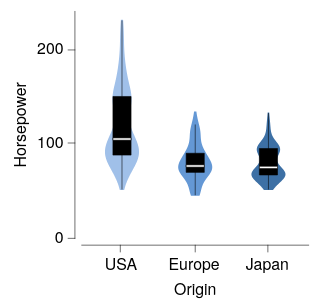

The Vega-Lite source for this figure:
### Vega-Lite specification from a JSON file in a GitHub repository (floating-point values rounded to 4 significant figures; data arrays with more than 128 entries replaced by an {"elided": "..."} marker saying what was removed)
{"background": "white", "config": {"arc": {"fill": "black", "fillOpacity": 1.0, "innerRadius": 25.0, "padAngle": 0.03, "stroke": "black", "strokeOpacity": 1, "strokeWidth": 0.25}, "area": {"fill": "black", "fillOpacity": 1.0, "stroke": "black", "strokeOpacity": 1, "strokeWidth": 0.25}, "axis": {"domain": true, "domainCap": "round", "domainColor": "black", "domainWidth": 0.25, "grid": false, "gridCap": "round", "gridColor": "#F1F1F1", "gridDash": [0, 0], "gridOpacity": 1.0, "gridWidth": 0.25, "labelColor": "black", "labelFont": "HelveticaNeue", "labelFontSize": 7, "labelFontStyle": "normal", "labelFontWeight": 400, "offset": 3, "ticks": true, "tickCap": "round", "tickColor": "black", "tickSize": 3, "tickWidth": 0.25, "titleColor": "black", "titleFont": "HelveticaNeue", "titleFontSize": 7, "titleFontStyle": "normal", "titleFontWeight": 400}, "axisX": {"domain": true, "labelAlign": "center", "labelAngle": 0, "labels": true, "ticks": true, "translate": 0}, "axisY": {"domain": true, "labelAlign": "right", "labelAngle": 0, "labels": true, "ticks": true, "translate": 0}, "axisRight": {"domain": true, "labelAlign": "left", "labelAngle": 0, "labels": true, "ticks": true, "translate": 0}, "axisTop": {"domain": true, "labelAlign": "center", "labelAngle": 0, "labels": true, "ticks": true, "translate": 0}, "bar": {"fill": "black", "fillOpacity": 1.0, "stroke": "black", "strokeOpacity": 1, "strokeWidth": 0.25}, "boxplot": {"size": 8.0, "ticks": {"cornerRadius": 0.25, "fill": "black", "size": 6.0, "thickness": 0.25}, "box": {"fillOpacity": 1.0, "stroke": "black", "strokeOpacity": 1, "strokeWidth": 0.25}, "median": {"fill": "white", "fillOpacity": 1.0, "size": 8.0, "stroke": "black", "strokeOpacity": 1, "strokeWidth": 0.25}, "rule": {"fill": "black", "fillOpacity": 1.0, "size": 10.0, "stroke": "black", "strokeDash": [0, 0], "strokeOpacity": 1, "strokeWidth": 0.25}, "outliers": {"color": "black", "fill": "black", "fillOpacity": 1.0, "size": 0, "stroke": "black", "strokeOpacity": 1, "strokeWidth": 0.25}}, "circle": {"fill": "white", "fillOpacity": 1.0, "size": 2.5, "stroke": "black", "strokeOpacity": 1, "strokeWidth": 0.25}, "errorband": {"band": {"fillOpacity": 0.6, "stroke": null, "strokeWidth": 0.25, "strokeOpacity": 1}, "borders": {"opacity": 0, "strokeOpacity": 0.25, "strokeWidth": 1}}, "errorbar": {"opacity": 1, "rule": {"strokeDash": [0, 0], "strokeWidth": 0.5}, "ticks": {"color": "black", "cornerRadius": 0.25, "opacity": 1, "size": 6.0, "thickness": 0.5}, "thickness": 0.5}, "font": "HelveticaNeue", "geoshape": {"fill": "black", "fillOpacity": 1.0, "stroke": "black", "strokeOpacity": 1, "strokeWidth": 0.25}, "header": {"labelColor": "black", "labelFont": "HelveticaNeue", "labelFontSize": 7, "labelFontStyle": "normal", "labelFontWeight": 400, "titleColor": "black", "titleFont": "HelveticaNeue", "titleFontSize": 7, "titleFontStyle": "normal", "titleFontWeight": 400, "titlePadding": 0}, "legend": {"disable": false, "offset": 3, "gradientLength": 50.0, "gradientThickness": 5.0, "gradientOpacity": 1.0, "gradientStrokeColor": "black", "gradientStrokeWidth": 0.25, "labelColor": "black", "labelFont": "HelveticaNeue", "labelFontSize": 7, "labelFontStyle": "normal", "labelFontWeight": 400, "strokeColor": "black", "strokeWidth": 0, "symbolSize": 42, "symbolStrokeColor": "black", "symbolStrokeWidth": 0.25, "titleColor": "black", "titleFont": "HelveticaNeue", "titleFontSize": 7, "titleFontStyle": "normal", "titleFontWeight": 400}, "line": {"color": "black", "stroke": "black", "strokeCap": "round", "strokeDash": [0, 0], "strokeOpacity": 1, "strokeWidth": 0.375}, "point": {"filled": true, "fill": "black", "fillOpacity": 1.0, "size": 5.0, "stroke": "black", "strokeOpacity": 1, "strokeWidth": 0.25}, "range": {"category": {"scheme": ["#DFE9F7", "#ADC8EC", "#7AA8E0", "#4D87CA", "#386898", "#264A69"]}, "diverging": {"scheme": ["#BC4A5A", "#C96872", "#D4858B", "#DFA1A5", "#E8BDBF", "#F0DADA", "#F6F6F6", "#D7E0EB", "#B9CBE0", "#9BB6D5", "#7DA1C9", "#5F8CBD", "#4177B1"]}, "heatmap": {"scheme": ["#DFE9F7", "#C6D9F1", "#ADC8EC", "#94B8E6", "#7AA8E0", "#6097DA", "#4D87CA", "#4177B1", "#386898", "#2F597F", "#264A69", "#1D3A58"]}, "ordinal": {"scheme": ["#DFE9F7", "#C6D9F1", "#ADC8EC", "#94B8E6", "#7AA8E0", "#6097DA", "#4D87CA", "#4177B1", "#386898", "#2F597F", "#264A69", "#1D3A58"]}, "ramp": {"scheme": ["#DFE9F7", "#C6D9F1", "#ADC8EC", "#94B8E6", "#7AA8E0", "#6097DA", "#4D87CA", "#4177B1", "#386898", "#2F597F", "#264A69", "#1D3A58"]}}, "rule": {"color": "black", "stroke": "black", "strokeCap": "round", "strokeDash": [2, 2], "strokeOpacity": 1, "strokeWidth": 0.25}, "scale": {"bandPaddingInner": 0.1, "bandPaddingOuter": 0.1, "round": false}, "rect": {"fill": "black", "fillOpacity": 1.0, "stroke": "black", "strokeOpacity": 1, "strokeWidth": 0.25}, "square": {"fill": "black", "fillOpacity": 1.0, "size": 10.0, "stroke": "black", "strokeOpacity": 1, "strokeWidth": 0.25}, "text": {"color": "black", "font": "HelveticaNeue", "fontSize": 7, "fontStyle": "normal", "fontWeight": 400}, "title": {"anchor": "middle", "frame": "group", "color": "black", "font": "HelveticaNeue", "fontSize": 7, "fontStyle": "normal", "fontWeight": 400, "subtitleColor": "black", "subtitleFont": "HelveticaNeue", "subtitleFontSize": "HelveticaNeue", "subtitleFontStyle": "normal", "subtitleFontWeight": 400}, "view": {"continuousWidth": 100, "continuousHeight": 100, "discreteWidth": 100, "discreteHeight": 100, "fill": null, "stroke": null, "strokeWidth": 0.25}}, "layer": [{"data": {"name": "data-bac42fef74f4f40dd854147423e8be6e"}, "mark": {"type": "line", "fillOpacity": 1.0, "filled": true, "strokeOpacity": 0, "strokeWidth": 0.25}, "encoding": {"color": {"field": "__group", "legend": null, "sort": ["USA", "Europe", "Japan"], "title": null, "type": "nominal"}, "order": {"field": "__order", "type": "quantitative"}, "x": {"axis": null, "field": "__x", "scale": {"domain": [0, 100]}, "type": "quantitative"}, "y": {"field": "__y", "title": "Horsepower", "type": "quantitative"}}}, {"data": {"name": "data-7285c4e2e195e5a75737a34913199f5f"}, "mark": {"type": "boxplot", "color": "black", "rule": {"stroke": "black"}, "ticks": false}, "encoding": {"x": {"axis": {}, "field": "Origin", "sort": ["USA", "Europe", "Japan"], "title": "Origin", "type": "nominal"}, "y": {"field": "Horsepower", "title": "Horsepower", "type": "quantitative"}}}], "resolve": {"axis": {"x": "independent"}}, "$schema": "https://vega.github.io/schema/vega-lite/v6.4.1.json", "datasets": {"data-bac42fef74f4f40dd854147423e8be6e": {"elided": "1200 records"}, "data-7285c4e2e195e5a75737a34913199f5f": {"elided": "392 records"}}}
